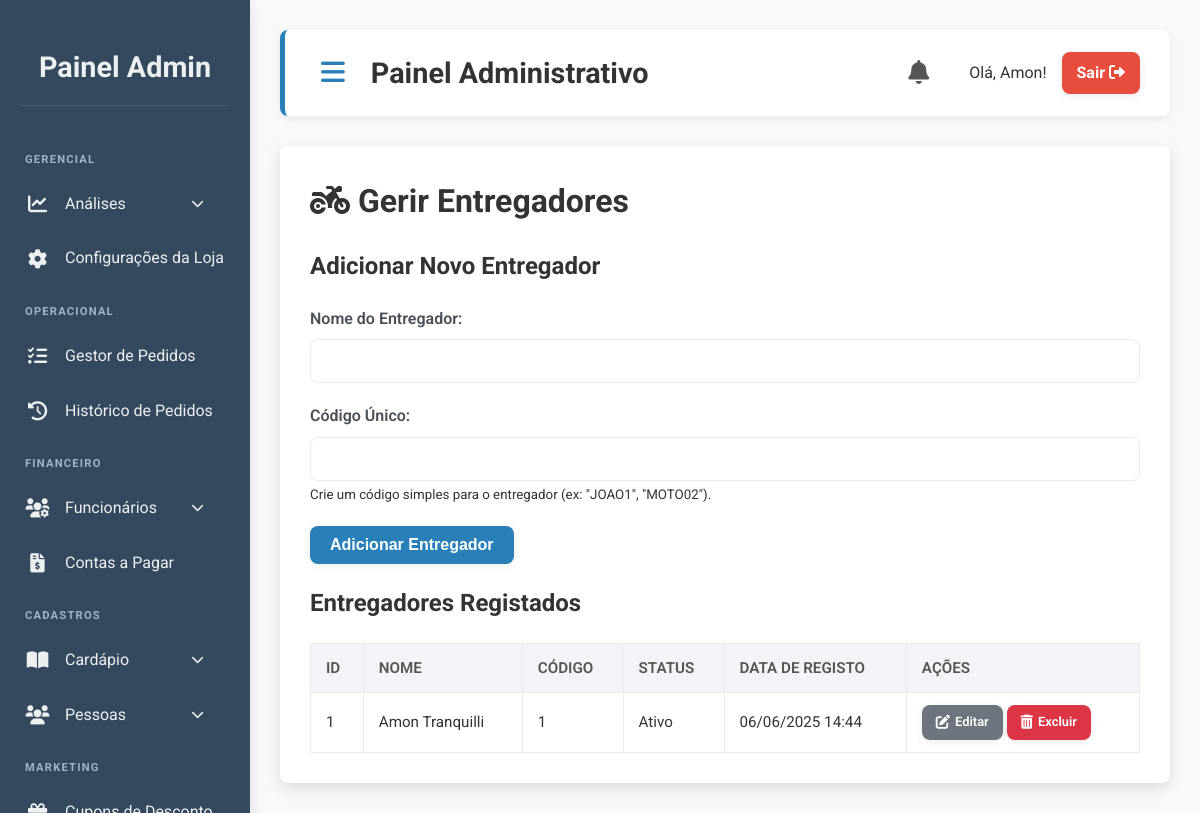
The page /admin/entregadores/index.php (signed in) on the database its author committed.
### tables this page shows
CREATE TABLE `entregadores` (
  `id` int(11) NOT NULL,
  `nome` varchar(150) NOT NULL,
  `codigo_entregador` varchar(20) NOT NULL,
  `ativo` tinyint(1) NOT NULL DEFAULT 1,
  `data_cadastro` timestamp NOT NULL DEFAULT current_timestamp()
);

### admin/entregadores/index.php (the view, shortened to what this page needs)
<?php
require_once '../../includes/conexao.php';
$entregadores = [];
$result = $conn->query("SELECT id, nome, codigo_entregador, ativo, data_cadastro FROM entregadores ORDER BY nome ASC");
if ($result) {
    $entregadores = $result->fetch_all(MYSQLI_ASSOC);
}
?>
<div class="container">
    <h1><i class="fas fa-motorcycle"></i> Gerir Entregadores</h1>
    <div class="form-container card">
        <h2>Adicionar Novo Entregador</h2>
        <form action="index.php" method="POST">
            <div class="form-group">
                <label for="nome">Nome do Entregador:</label>
                <input type="text" id="nome" name="nome" required>
            </div>
            <div class="form-group">
                <label for="codigo_entregador">Código Único:</label>
                <input type="text" id="codigo_entregador" name="codigo_entregador" required>
                <small>Crie um código simples para o entregador (ex: "JOAO1", "MOTO02").</small>
            </div>
            <div class="form-group">
                <button type="submit" name="add_entregador" class="btn btn-primary">Adicionar Entregador</button>
            </div>
        </form>
    </div>
    <h2>Entregadores Registados</h2>
    <table class="data-table">
        <thead>
            <tr>
                <th>ID</th>
                <th>Nome</th>
                <th>Código</th>
                <th>Status</th>
                <th>Data de Registo</th>
                <th>Ações</th>
            </tr>
        </thead>
        <tbody>
            <?php if (empty($entregadores)): ?>
                <tr>
                    <td colspan="6" style="text-align:center;">Nenhum entregador registado.</td>
                </tr>
            <?php else: ?>
                <?php foreach ($entregadores as $entregador): ?>
                    <tr>
                        <td><?php echo htmlspecialchars($entregador['id']); ?></td>
                        <td><?php echo htmlspecialchars($entregador['nome']); ?></td>
                        <td><?php echo htmlspecialchars($entregador['codigo_entregador']); ?></td>
                        <td>
                            <span class="status-<?php echo $entregador['ativo'] ? 'ativo' : 'inativo'; ?>">
                                <?php echo $entregador['ativo'] ? 'Ativo' : 'Inativo'; ?>
                            </span>
                        </td>
                        <td><?php echo date('d/m/Y H:i', strtotime($entregador['data_cadastro'])); ?></td>
                        <td>
                            <a href="editar_entregador.php?id=<?php echo $entregador['id']; ?>" class="btn btn-secondary btn-sm" title="Editar Entregador">
                                <i class="fas fa-edit"></i> Editar
                            </a>
                            <a href="excluir_entregador.php?id=<?php echo $entregador['id']; ?>" class="btn btn-danger btn-sm" title="Excluir Entregador" onclick="return confirm('Tem certeza que deseja excluir este entregador? Esta ação não pode ser desfeita.');">
                                <i class="fas fa-trash-alt"></i> Excluir
                            </a>
                        </td>
                    </tr>
                <?php endforeach; ?>
            <?php endif; ?>
        </tbody>
    </table>
</div>
<?php
include '../template_admin.php';
?>

### public/css/admin.css (style rules this page uses)
:root { --primary-color: #2980b9; --primary-hover-color: #2173a3; --secondary-color: #34495e; --accent-color: #2ecc71; --accent-hover-color: #27ae60; --text-color: #333; --light-text-color: #ecf0f1; --background-color: #f8f9fa; --card-background: #ffffff; --border-color: #e9ecef; --shadow-light: 0 2px 8px rgba(0,0,0,0.08); --shadow-medium: 0 5px 15px rgba(0,0,0,0.12); --shadow-hover: 0 8px 20px rgba(0,0,0,0.15); --border-radius-base: 8px; --transition-base: all 0.3s ease-in-out; --input-focus-shadow: 0 0 0 0.2rem rgba(41, 128, 185, 0.25); }
body { font-family: 'Roboto', sans-serif; background-color: var(--background-color); margin: 0; padding: 0; display: flex; min-height: 100vh; color: var(--text-color); line-height: 1.6; }
h1 { margin-top: 0; margin-bottom: 20px; font-weight: 700; }
table { width: 100%; border-collapse: collapse; margin-top: 20px; }
table th, table td { border: 1px solid var(--border-color); padding: 12px 15px; text-align: left; font-size: 0.95em; }
table th { background-color: #f2f4f7; color: #555; text-transform: uppercase; font-weight: 600; }
.btn { padding: 10px 20px; border-radius: var(--border-radius-base); text-decoration: none; cursor: pointer; border: none; font-size: 1em; font-weight: 600; transition: var(--transition-base); display: inline-flex; align-items: center; justify-content: center; gap: 8px; box-shadow: var(--shadow-light); white-space: nowrap; }
.btn i { font-size: 1.1em; }
.btn-primary, .btn-success, .btn-danger, .btn-info, .btn-secondary { color: white !important; }
.btn-primary { background-color: var(--primary-color); }
.btn-danger { background-color: #dc3545; }
.btn-secondary { background-color: #6c757d !important; }
.btn-sm { padding: 7px 14px; font-size: 0.85em; gap: 5px; }
.form-group { margin-bottom: 20px; }
.form-group label { display: block; margin-bottom: 8px; font-weight: 600; color: #495057; }
.form-group input[type="text"], .form-group input[type="number"], .form-group textarea, .form-group select { width: 100%; padding: 12px; border: 1px solid var(--border-color); border-radius: var(--border-radius-base); box-sizing: border-box; font-size: 1em; }

### rows shown on the page
entregadores: id "1", nome "Amon Tranquilli", codigo_entregador "1", ativo "Ativo", data_cadastro "06/06/2025 14:44"

### other values the page prints
$nome_usuario "Amon"
